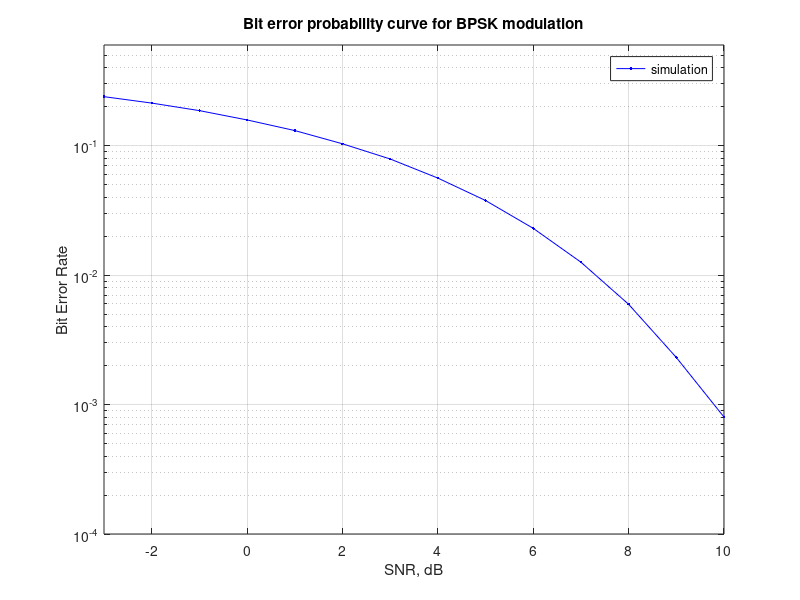

Here is the MATLAB script that generated this plot:
clear
N = 10^6; % number of bits or symbols
rand('seed',1); % initializing the rand() function so that random bits produced are same in every simulation
% Transmitter
ip1 = rand(1,N/2)>0.5; % generating 0,1 with equal probability
ip2 = rand(1,N/2)>0.5;
ip=[ip1;ip2];

% BPSK modulation
m1 = 2*ip1-1;  % 0 -> -1; 1 -> 1 
m2 = 2*ip2-1;
msg=[m1;m2];

SNR = -3:10 ; % in dB

nErr=zeros(length(SNR),1); %initializing error with 0.

%h=[0.5,0.7;0.9,0.3];
h=[1.0,0.0;0.0,1.0];
%h=[1.0,0.9;0.9,1.0];

hin=pinv(h);

s = h * msg;

for ii = 1:length(SNR)

   %Addition Of Noise 
   y = awgn(s,SNR(ii));
   
   % receiver - zero forcing decoding
   xg = hin * y;
   sr = real(xg) > 0;

   % counting the errors
   nErr(ii) = size(find(ip - sr),1);

end

simBer = nErr/N; % simulated ber

% plot
close all
figure
semilogy(SNR,simBer,'b.-');
axis([-3 10 10^-4 0.6])
grid on
legend( 'simulation');
xlabel('SNR, dB');
ylabel('Bit Error Rate');
title('Bit error probability curve for BPSK modulation');